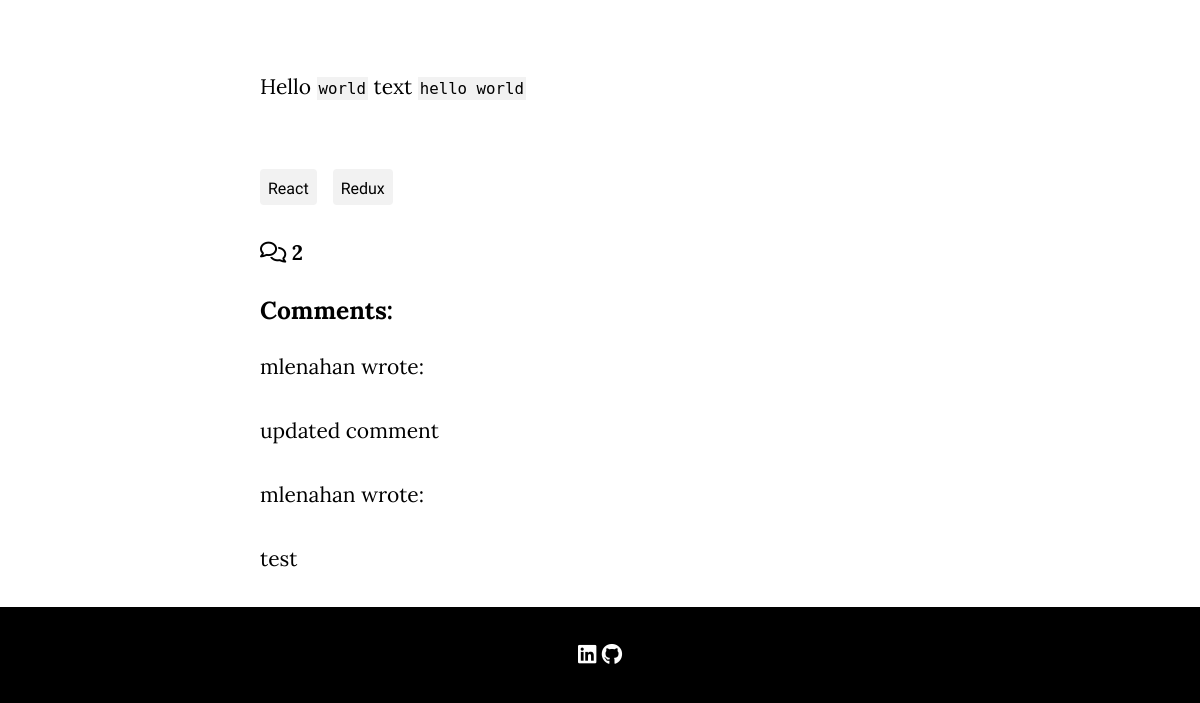
The app's page /testing-rtk-query-with-jest/ (lower part), older data.
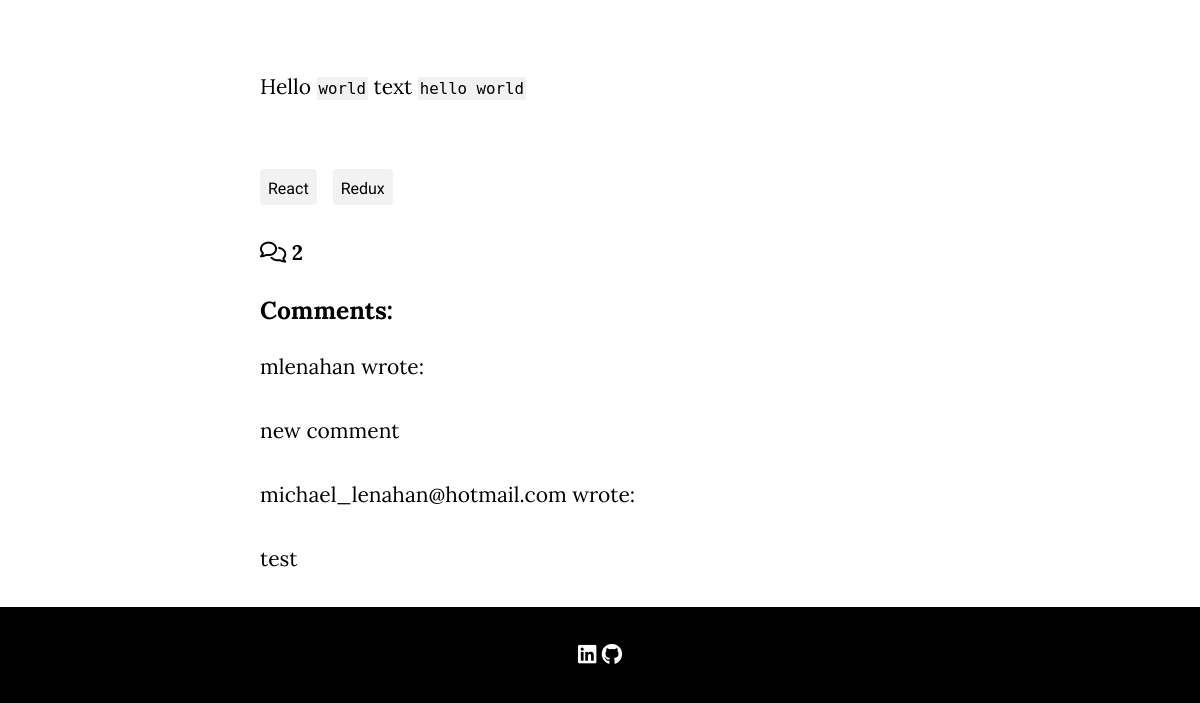
The same page, newer data.
### blog/models.py (models this page shows, shortened)
class Post(models.Model):
    title = models.CharField(max_length=200, unique=True)
    slug = models.SlugField(max_length=200, unique=True)
    featured_image = CloudinaryField('image', default='placeholder')
    excerpt = models.TextField(blank=True)
    updated_at = models.DateTimeField(auto_now=True)
    content = models.TextField()
    created_at = models.DateTimeField(auto_now_add=True)
    published_at = models.DateTimeField(auto_now_add=True)
    status = models.IntegerField(choices=STATUS, default=0)
    tags = models.ManyToManyField(Tag, blank=True)
    @property
    def parsed_content(self):
        parsed = unescape_gist_embeds(self.content)
        parsed = substitute_code_snippets(parsed)
        return parsed
    class Meta:
        ordering = ["-created_at"]

class Tag(models.Model):
    name = models.CharField(max_length=80)
    created_at = models.DateTimeField(auto_now_add=True)
    class Meta:
        ordering = ["created_at"]

class Comment(models.Model):
    post = models.ForeignKey(
        'Post',
        on_delete=models.CASCADE,
        related_name='comments')
    name = models.CharField(max_length=80)
    email = models.EmailField()
    body = models.TextField()
    created_at = models.DateTimeField(auto_now_add=True)
    approved = models.BooleanField(default=False)
    created_by = models.ForeignKey(User, on_delete=models.CASCADE, default=DEFAULT_CREATED_BY_ID)
    class Meta:
        ordering = ["created_at"]

### blog/views.py (the view, shortened to what this page needs)
# urls.py: path('<slug:slug>/', views.PostDetail.as_view(), name='post_detail'),
class PostDetail(View):
    def get(self, request, slug, *args, **kwargs):
        queryset = Post.objects.filter(status=1)
        post = get_object_or_404(queryset, slug=slug)
        site_settings = SiteSettings.objects.get()
        comments = post.comments.filter(approved=True).order_by('created_at')
        tags = post.tags.all()
        return render(
            request,
            'post_detail.html',
            {
                'post': post,
                'site_settings': site_settings,
                'comments': comments,
                "commented": False,
                'tags': tags,
                'comment_form': CommentForm(),
                'user': request.user,
            },
        )

### blog/models.py (called while the page is built)
def unescape_gist_embeds(escaped):
    regex = ("&lt;script src=(\"https:\\/\\/gist\\.github\\.com"
             "\\/johnpooch\\/[^\"]*\")&gt;&lt;\\/script&gt;")
    pattern = re.compile(regex, re.S)
    return re.sub(pattern, r'<script src=\1></script>', escaped)

def substitute_code_snippets(text):
    regex = '`([^`]*)`'
    pattern = re.compile(regex, re.S)
    return re.sub(
        pattern,
        r'<span class="inline-code-snippet">\1</span>',
        text)

### templates/post_detail.html (shortened to what this page needs)
{% extends 'base.html' %} {% block content %}
{% load crispy_forms_tags %}
<div class="container">
    <div class="content">
        <div>
            <div class="content">
                {{ post.parsed_content | safe }}
            </div>
            <div class="tags">
                {% for tag in tags %}
                <span>
                    {{ tag.name }}
                </span>
                {% endfor %}
            </div>
            <div>
                {% with comments.count as total_comments %}
                <strong><i class="far fa-comments"></i>
                    {{ total_comments }}</strong>
                {% endwith %}
            </div>
            <div>
                <div>
                    <h3>Comments:</h3>
                    <div>
                        {% for comment in comments %}
                        <div>
                            <p>
                                {{ comment.name }}
                                 wrote:
                            </p>
                            {{ comment.body | linebreaks }}
                        </div>
                        {% endfor %}
                    </div>
                </div>
        </div>
    </div>
</div>
</div>
{% endblock content %}

### templates/base.html (shortened to what this page needs)
<!DOCTYPE html>
{% load static %}
<!DOCTYPE html>
<html lang="en">
<head>
    <link rel="stylesheet" href="https://cdnjs.cloudflare.com/ajax/libs/font-awesome/5.15.3/css/all.min.css">
    <link rel="stylesheet" href="{% static 'css/style.css' %}">
</head>
<body>
    <main>
        {% block content %}
        {% endblock content %}
    </main>
    <footer>
            <div>
                <a href="{{ site_settings.linkedin }}" target="_blank"><i class="fab fa-linkedin"></i></a>
                <a href="{{ site_settings.github }}" target="_blank"><i class="fab fa-github"></i></a>
            </div>
    </footer>
</body>
</html>

### static/css/style.css (style rules this page uses)
:root { --primary-main: #000000; --secondary-main: rgb(117, 117, 117); --background-main: #FFFFFF; --background-secondary: rgba(250, 250, 250, 1); --background-dark: #121212; --text: #000000; --text-dark: #ECEFF1; --snippet-text: #000000; --snippet-background: rgb(242, 242, 242); --icon-main: #FFFFFF; --primary-font: 'Martel Sans', sans-serif; --secondary-font: 'Lora', sans-serif; --font-size-body: 21px; --line-height-body: 32px; --border-thickness: 1px; --border-color: rgba(0, 0, 0, 0.1); }
body { color: var(--text); background-color: var(--background-main); font-family: var(--secondary-font); font-size: var(--font-size-body); line-height: var(--line-height-body); margin: 0; display: flex; flex-direction: column; min-height: 100vh }
.container { display: flex; flex-direction: column; align-items: center; padding-top: 32px; }
.container > div { max-width: 680px; }
.content p { margin-bottom: 32px; }
footer { background-color: var(--primary-main); color: var(--icon-main); padding: 32px 0; display: flex; flex-direction: column; align-items: center; margin-top: auto; }
footer a { text-decoration: none; color: inherit; }
.tags { display: flex; gap: 16px; padding: 32px 0; color: var(--snippet-text); }
.tags > span { font-family: 'Martel Sans'; font-size: 16px; background: rgb(242, 242, 242);; padding: 0 8px; border-radius: 4px; padding-top: 4px; }
.inline-code-snippet { padding: 2px; font-family: Monaco,Consolas,"Andale Mono","DejaVu Sans Mono",monospace; background-color: var(--snippet-background); font-size: 75%; color: var(--snippet-text); }

Row changes from the older to the newer data that the page shows:
removed Comment: name "mlenahan", body "updated comment"
removed Comment: name "mlenahan", body "test"
added Comment: name "mlenahan", body "new comment"
added Comment: name "michael_lenahan@hotmail.com", body "test"
